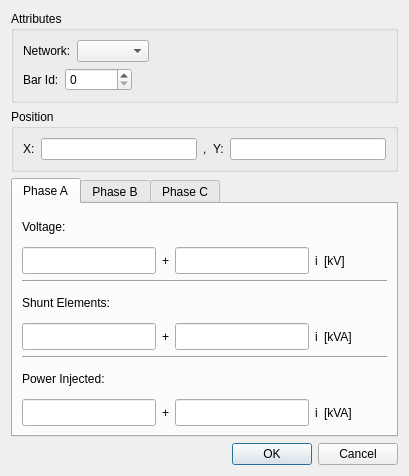
<?xml version="1.0" encoding="UTF-8"?>
<ui version="4.0">
 <class>BarProperties</class>
 <widget class="QDialog" name="BarProperties">
  <property name="geometry">
   <rect>
    <x>0</x>
    <y>0</y>
    <width>409</width>
    <height>476</height>
   </rect>
  </property>
  <property name="windowTitle">
   <string>Bar Initial Settings</string>
  </property>
  <layout class="QGridLayout" name="gridLayout">
   <item row="0" column="0">
    <widget class="QGroupBox" name="groupBox_3">
     <property name="styleSheet">
      <string notr="true"/>
     </property>
     <property name="title">
      <string>Attributes</string>
     </property>
     <layout class="QVBoxLayout" name="verticalLayout_7">
      <item>
       <layout class="QHBoxLayout" name="horizontalLayout_12">
        <item>
         <widget class="QLabel" name="label_8">
          <property name="text">
           <string>Network:</string>
          </property>
         </widget>
        </item>
        <item>
         <widget class="QComboBox" name="network"/>
        </item>
        <item>
         <spacer name="horizontalSpacer_2">
          <property name="orientation">
           <enum>Qt::Horizontal</enum>
          </property>
          <property name="sizeHint" stdset="0">
           <size>
            <width>40</width>
            <height>20</height>
           </size>
          </property>
         </spacer>
        </item>
       </layout>
      </item>
      <item>
       <layout class="QHBoxLayout" name="horizontalLayout">
        <item>
         <widget class="QLabel" name="label">
          <property name="text">
           <string>Bar Id:</string>
          </property>
         </widget>
        </item>
        <item>
         <widget class="QSpinBox" name="id">
          <property name="maximum">
           <number>100000</number>
          </property>
         </widget>
        </item>
        <item>
         <spacer name="horizontalSpacer">
          <property name="orientation">
           <enum>Qt::Horizontal</enum>
          </property>
          <property name="sizeHint" stdset="0">
           <size>
            <width>234</width>
            <height>20</height>
           </size>
          </property>
         </spacer>
        </item>
       </layout>
      </item>
     </layout>
    </widget>
   </item>
   <item row="1" column="0">
    <widget class="QGroupBox" name="groupBox_4">
     <property name="styleSheet">
      <string notr="true"/>
     </property>
     <property name="title">
      <string>Position</string>
     </property>
     <layout class="QHBoxLayout" name="horizontalLayout_11">
      <item>
       <widget class="QLabel" name="label_10">
        <property name="text">
         <string>X:</string>
        </property>
       </widget>
      </item>
      <item>
       <widget class="QLineEdit" name="px"/>
      </item>
      <item>
       <widget class="QLabel" name="label_13">
        <property name="text">
         <string>,</string>
        </property>
       </widget>
      </item>
      <item>
       <widget class="QLabel" name="label_16">
        <property name="text">
         <string>Y:</string>
        </property>
       </widget>
      </item>
      <item>
       <widget class="QLineEdit" name="py"/>
      </item>
     </layout>
    </widget>
   </item>
   <item row="3" column="0">
    <widget class="QDialogButtonBox" name="buttonBox">
     <property name="standardButtons">
      <set>QDialogButtonBox::Cancel|QDialogButtonBox::Ok</set>
     </property>
    </widget>
   </item>
   <item row="2" column="0">
    <widget class="QTabWidget" name="tabWidget">
     <property name="styleSheet">
      <string notr="true"/>
     </property>
     <property name="currentIndex">
      <number>0</number>
     </property>
     <widget class="QWidget" name="phaseA">
      <attribute name="title">
       <string>Phase A</string>
      </attribute>
      <layout class="QVBoxLayout" name="verticalLayout_6">
       <item>
        <layout class="QVBoxLayout" name="verticalLayout">
         <item>
          <widget class="QLabel" name="label_2">
           <property name="text">
            <string>Voltage:</string>
           </property>
          </widget>
         </item>
         <item>
          <layout class="QHBoxLayout" name="horizontalLayout_2">
           <item>
            <widget class="QLineEdit" name="Va">
             <property name="sizePolicy">
              <sizepolicy hsizetype="Fixed" vsizetype="Fixed">
               <horstretch>0</horstretch>
               <verstretch>0</verstretch>
              </sizepolicy>
             </property>
             <property name="minimumSize">
              <size>
               <width>134</width>
               <height>27</height>
              </size>
             </property>
             <property name="maximumSize">
              <size>
               <width>134</width>
               <height>27</height>
              </size>
             </property>
            </widget>
           </item>
           <item>
            <widget class="QLabel" name="label_5">
             <property name="text">
              <string>+</string>
             </property>
            </widget>
           </item>
           <item>
            <widget class="QLineEdit" name="Vai">
             <property name="sizePolicy">
              <sizepolicy hsizetype="Fixed" vsizetype="Fixed">
               <horstretch>0</horstretch>
               <verstretch>0</verstretch>
              </sizepolicy>
             </property>
             <property name="minimumSize">
              <size>
               <width>134</width>
               <height>27</height>
              </size>
             </property>
             <property name="maximumSize">
              <size>
               <width>134</width>
               <height>27</height>
              </size>
             </property>
            </widget>
           </item>
           <item>
            <widget class="QLabel" name="label_29">
             <property name="text">
              <string>i</string>
             </property>
            </widget>
           </item>
           <item>
            <widget class="QLabel" name="VaUn">
             <property name="text">
              <string>[kV]</string>
             </property>
            </widget>
           </item>
           <item>
            <spacer name="horizontalSpacer_3">
             <property name="orientation">
              <enum>Qt::Horizontal</enum>
             </property>
             <property name="sizeHint" stdset="0">
              <size>
               <width>40</width>
               <height>20</height>
              </size>
             </property>
            </spacer>
           </item>
          </layout>
         </item>
        </layout>
       </item>
       <item>
        <widget class="Line" name="line">
         <property name="orientation">
          <enum>Qt::Horizontal</enum>
         </property>
        </widget>
       </item>
       <item>
        <layout class="QVBoxLayout" name="verticalLayout_5">
         <item>
          <widget class="QLabel" name="label_3">
           <property name="text">
            <string>Shunt Elements:</string>
           </property>
          </widget>
         </item>
         <item>
          <layout class="QHBoxLayout" name="horizontalLayout_3">
           <item>
            <widget class="QLineEdit" name="Sha">
             <property name="sizePolicy">
              <sizepolicy hsizetype="Fixed" vsizetype="Fixed">
               <horstretch>0</horstretch>
               <verstretch>0</verstretch>
              </sizepolicy>
             </property>
             <property name="minimumSize">
              <size>
               <width>134</width>
               <height>27</height>
              </size>
             </property>
             <property name="maximumSize">
              <size>
               <width>134</width>
               <height>27</height>
              </size>
             </property>
            </widget>
           </item>
           <item>
            <widget class="QLabel" name="label_6">
             <property name="text">
              <string>+</string>
             </property>
            </widget>
           </item>
           <item>
            <widget class="QLineEdit" name="Shai">
             <property name="sizePolicy">
              <sizepolicy hsizetype="Fixed" vsizetype="Fixed">
               <horstretch>0</horstretch>
               <verstretch>0</verstretch>
              </sizepolicy>
             </property>
             <property name="minimumSize">
              <size>
               <width>134</width>
               <height>27</height>
              </size>
             </property>
             <property name="maximumSize">
              <size>
               <width>134</width>
               <height>27</height>
              </size>
             </property>
            </widget>
           </item>
           <item>
            <widget class="QLabel" name="label_30">
             <property name="text">
              <string>i</string>
             </property>
            </widget>
           </item>
           <item>
            <widget class="QLabel" name="ShaUn">
             <property name="text">
              <string>[kVA]</string>
             </property>
            </widget>
           </item>
           <item>
            <spacer name="horizontalSpacer_4">
             <property name="orientation">
              <enum>Qt::Horizontal</enum>
             </property>
             <property name="sizeHint" stdset="0">
              <size>
               <width>40</width>
               <height>20</height>
              </size>
             </property>
            </spacer>
           </item>
          </layout>
         </item>
        </layout>
       </item>
       <item>
        <widget class="Line" name="line_2">
         <property name="orientation">
          <enum>Qt::Horizontal</enum>
         </property>
        </widget>
       </item>
       <item>
        <layout class="QVBoxLayout" name="verticalLayout_3">
         <item>
          <widget class="QLabel" name="label_4">
           <property name="text">
            <string>Power Injected:</string>
           </property>
          </widget>
         </item>
         <item>
          <layout class="QHBoxLayout" name="horizontalLayout_4" stretch="0,0,0,0,0,0">
           <item>
            <widget class="QLineEdit" name="Sia">
             <property name="sizePolicy">
              <sizepolicy hsizetype="Fixed" vsizetype="Fixed">
               <horstretch>0</horstretch>
               <verstretch>0</verstretch>
              </sizepolicy>
             </property>
             <property name="minimumSize">
              <size>
               <width>134</width>
               <height>27</height>
              </size>
             </property>
             <property name="maximumSize">
              <size>
               <width>134</width>
               <height>27</height>
              </size>
             </property>
            </widget>
           </item>
           <item>
            <widget class="QLabel" name="label_7">
             <property name="enabled">
              <bool>true</bool>
             </property>
             <property name="text">
              <string>+</string>
             </property>
            </widget>
           </item>
           <item>
            <widget class="QLineEdit" name="Siai">
             <property name="sizePolicy">
              <sizepolicy hsizetype="Fixed" vsizetype="Fixed">
               <horstretch>0</horstretch>
               <verstretch>0</verstretch>
              </sizepolicy>
             </property>
             <property name="minimumSize">
              <size>
               <width>134</width>
               <height>27</height>
              </size>
             </property>
             <property name="maximumSize">
              <size>
               <width>134</width>
               <height>27</height>
              </size>
             </property>
            </widget>
           </item>
           <item>
            <widget class="QLabel" name="label_31">
             <property name="text">
              <string>i</string>
             </property>
            </widget>
           </item>
           <item>
            <widget class="QLabel" name="SiaUn">
             <property name="text">
              <string>[kVA]</string>
             </property>
            </widget>
           </item>
           <item>
            <spacer name="horizontalSpacer_5">
             <property name="orientation">
              <enum>Qt::Horizontal</enum>
             </property>
             <property name="sizeHint" stdset="0">
              <size>
               <width>40</width>
               <height>20</height>
              </size>
             </property>
            </spacer>
           </item>
          </layout>
         </item>
        </layout>
       </item>
      </layout>
     </widget>
     <widget class="QWidget" name="phaseb">
      <attribute name="title">
       <string>Phase B</string>
      </attribute>
      <layout class="QVBoxLayout" name="verticalLayout_10">
       <item>
        <layout class="QVBoxLayout" name="verticalLayout_9">
         <item>
          <widget class="QLabel" name="label_17">
           <property name="text">
            <string>Voltage:</string>
           </property>
          </widget>
         </item>
         <item>
          <layout class="QHBoxLayout" name="horizontalLayout_7">
           <item>
            <widget class="QLineEdit" name="Vb">
             <property name="sizePolicy">
              <sizepolicy hsizetype="Fixed" vsizetype="Fixed">
               <horstretch>0</horstretch>
               <verstretch>0</verstretch>
              </sizepolicy>
             </property>
             <property name="minimumSize">
              <size>
               <width>134</width>
               <height>27</height>
              </size>
             </property>
             <property name="maximumSize">
              <size>
               <width>134</width>
               <height>27</height>
              </size>
             </property>
            </widget>
           </item>
           <item>
            <widget class="QLabel" name="label_18">
             <property name="text">
              <string>+</string>
             </property>
            </widget>
           </item>
           <item>
            <widget class="QLineEdit" name="Vbi">
             <property name="sizePolicy">
              <sizepolicy hsizetype="Fixed" vsizetype="Fixed">
               <horstretch>0</horstretch>
               <verstretch>0</verstretch>
              </sizepolicy>
             </property>
             <property name="minimumSize">
              <size>
               <width>134</width>
               <height>27</height>
              </size>
             </property>
             <property name="maximumSize">
              <size>
               <width>134</width>
               <height>27</height>
              </size>
             </property>
            </widget>
           </item>
           <item>
            <widget class="QLabel" name="label_34">
             <property name="text">
              <string>i</string>
             </property>
            </widget>
           </item>
           <item>
            <widget class="QLabel" name="VbUn">
             <property name="text">
              <string>[kV]</string>
             </property>
            </widget>
           </item>
           <item>
            <spacer name="horizontalSpacer_9">
             <property name="orientation">
              <enum>Qt::Horizontal</enum>
             </property>
             <property name="sizeHint" stdset="0">
              <size>
               <width>40</width>
               <height>20</height>
              </size>
             </property>
            </spacer>
           </item>
          </layout>
         </item>
        </layout>
       </item>
       <item>
        <widget class="Line" name="line_5">
         <property name="orientation">
          <enum>Qt::Horizontal</enum>
         </property>
        </widget>
       </item>
       <item>
        <layout class="QVBoxLayout" name="verticalLayout_8">
         <item>
          <widget class="QLabel" name="label_14">
           <property name="text">
            <string>Shunt Elements:</string>
           </property>
          </widget>
         </item>
         <item>
          <layout class="QHBoxLayout" name="horizontalLayout_6">
           <item>
            <widget class="QLineEdit" name="Shb">
             <property name="sizePolicy">
              <sizepolicy hsizetype="Fixed" vsizetype="Fixed">
               <horstretch>0</horstretch>
               <verstretch>0</verstretch>
              </sizepolicy>
             </property>
             <property name="minimumSize">
              <size>
               <width>134</width>
               <height>27</height>
              </size>
             </property>
             <property name="maximumSize">
              <size>
               <width>134</width>
               <height>27</height>
              </size>
             </property>
            </widget>
           </item>
           <item>
            <widget class="QLabel" name="label_15">
             <property name="text">
              <string>+</string>
             </property>
            </widget>
           </item>
           <item>
            <widget class="QLineEdit" name="Shbi">
             <property name="sizePolicy">
              <sizepolicy hsizetype="Fixed" vsizetype="Fixed">
               <horstretch>0</horstretch>
               <verstretch>0</verstretch>
              </sizepolicy>
             </property>
             <property name="minimumSize">
              <size>
               <width>134</width>
               <height>27</height>
              </size>
             </property>
             <property name="maximumSize">
              <size>
               <width>134</width>
               <height>27</height>
              </size>
             </property>
            </widget>
           </item>
           <item>
            <widget class="QLabel" name="label_33">
             <property name="text">
              <string>i</string>
             </property>
            </widget>
           </item>
           <item>
            <widget class="QLabel" name="ShbUn">
             <property name="text">
              <string>[kVA]</string>
             </property>
            </widget>
           </item>
           <item>
            <spacer name="horizontalSpacer_7">
             <property name="orientation">
              <enum>Qt::Horizontal</enum>
             </property>
             <property name="sizeHint" stdset="0">
              <size>
               <width>40</width>
               <height>20</height>
              </size>
             </property>
            </spacer>
           </item>
          </layout>
         </item>
        </layout>
       </item>
       <item>
        <widget class="Line" name="line_6">
         <property name="orientation">
          <enum>Qt::Horizontal</enum>
         </property>
        </widget>
       </item>
       <item>
        <layout class="QVBoxLayout" name="verticalLayout_2">
         <item>
          <widget class="QLabel" name="label_11">
           <property name="text">
            <string>Power Injected:</string>
           </property>
          </widget>
         </item>
         <item>
          <layout class="QHBoxLayout" name="horizontalLayout_5" stretch="0,0,0,0,0,0">
           <item>
            <widget class="QLineEdit" name="Sib">
             <property name="sizePolicy">
              <sizepolicy hsizetype="Fixed" vsizetype="Fixed">
               <horstretch>0</horstretch>
               <verstretch>0</verstretch>
              </sizepolicy>
             </property>
             <property name="minimumSize">
              <size>
               <width>134</width>
               <height>27</height>
              </size>
             </property>
             <property name="maximumSize">
              <size>
               <width>134</width>
               <height>27</height>
              </size>
             </property>
            </widget>
           </item>
           <item>
            <widget class="QLabel" name="label_12">
             <property name="enabled">
              <bool>true</bool>
             </property>
             <property name="text">
              <string>+</string>
             </property>
            </widget>
           </item>
           <item>
            <widget class="QLineEdit" name="Sibi">
             <property name="sizePolicy">
              <sizepolicy hsizetype="Fixed" vsizetype="Fixed">
               <horstretch>0</horstretch>
               <verstretch>0</verstretch>
              </sizepolicy>
             </property>
             <property name="minimumSize">
              <size>
               <width>134</width>
               <height>27</height>
              </size>
             </property>
             <property name="maximumSize">
              <size>
               <width>134</width>
               <height>27</height>
              </size>
             </property>
            </widget>
           </item>
           <item>
            <widget class="QLabel" name="label_32">
             <property name="text">
              <string>i</string>
             </property>
            </widget>
           </item>
           <item>
            <widget class="QLabel" name="SibUn">
             <property name="text">
              <string>[kVA]</string>
             </property>
            </widget>
           </item>
           <item>
            <spacer name="horizontalSpacer_6">
             <property name="orientation">
              <enum>Qt::Horizontal</enum>
             </property>
             <property name="sizeHint" stdset="0">
              <size>
               <width>40</width>
               <height>20</height>
              </size>
             </property>
            </spacer>
           </item>
          </layout>
         </item>
        </layout>
       </item>
      </layout>
     </widget>
     <widget class="QWidget" name="phaseC">
      <attribute name="title">
       <string>Phase C</string>
      </attribute>
      <layout class="QVBoxLayout" name="verticalLayout_13">
       <item>
        <layout class="QVBoxLayout" name="verticalLayout_4">
         <item>
          <widget class="QLabel" name="label_26">
           <property name="text">
            <string>Voltage:</string>
           </property>
          </widget>
         </item>
         <item>
          <layout class="QHBoxLayout" name="horizontalLayout_10">
           <item>
            <widget class="QLineEdit" name="Vc">
             <property name="sizePolicy">
              <sizepolicy hsizetype="Fixed" vsizetype="Fixed">
               <horstretch>0</horstretch>
               <verstretch>0</verstretch>
              </sizepolicy>
             </property>
             <property name="minimumSize">
              <size>
               <width>134</width>
               <height>27</height>
              </size>
             </property>
             <property name="maximumSize">
              <size>
               <width>134</width>
               <height>27</height>
              </size>
             </property>
            </widget>
           </item>
           <item>
            <widget class="QLabel" name="label_27">
             <property name="text">
              <string>+</string>
             </property>
            </widget>
           </item>
           <item>
            <widget class="QLineEdit" name="Vci">
             <property name="sizePolicy">
              <sizepolicy hsizetype="Fixed" vsizetype="Fixed">
               <horstretch>0</horstretch>
               <verstretch>0</verstretch>
              </sizepolicy>
             </property>
             <property name="minimumSize">
              <size>
               <width>134</width>
               <height>27</height>
              </size>
             </property>
             <property name="maximumSize">
              <size>
               <width>134</width>
               <height>27</height>
              </size>
             </property>
            </widget>
           </item>
           <item>
            <widget class="QLabel" name="label_37">
             <property name="text">
              <string>i</string>
             </property>
            </widget>
           </item>
           <item>
            <widget class="QLabel" name="VcUn">
             <property name="text">
              <string>[kV]</string>
             </property>
            </widget>
           </item>
           <item>
            <spacer name="horizontalSpacer_13">
             <property name="orientation">
              <enum>Qt::Horizontal</enum>
             </property>
             <property name="sizeHint" stdset="0">
              <size>
               <width>40</width>
               <height>20</height>
              </size>
             </property>
            </spacer>
           </item>
          </layout>
         </item>
        </layout>
       </item>
       <item>
        <widget class="Line" name="line_3">
         <property name="orientation">
          <enum>Qt::Horizontal</enum>
         </property>
        </widget>
       </item>
       <item>
        <layout class="QVBoxLayout" name="verticalLayout_11">
         <item>
          <widget class="QLabel" name="label_23">
           <property name="text">
            <string>Shunt Elements:</string>
           </property>
          </widget>
         </item>
         <item>
          <layout class="QHBoxLayout" name="horizontalLayout_9">
           <item>
            <widget class="QLineEdit" name="Shc">
             <property name="sizePolicy">
              <sizepolicy hsizetype="Fixed" vsizetype="Fixed">
               <horstretch>0</horstretch>
               <verstretch>0</verstretch>
              </sizepolicy>
             </property>
             <property name="minimumSize">
              <size>
               <width>134</width>
               <height>27</height>
              </size>
             </property>
             <property name="maximumSize">
              <size>
               <width>134</width>
               <height>27</height>
              </size>
             </property>
            </widget>
           </item>
           <item>
            <widget class="QLabel" name="label_24">
             <property name="text">
              <string>+</string>
             </property>
            </widget>
           </item>
           <item>
            <widget class="QLineEdit" name="Shci">
             <property name="sizePolicy">
              <sizepolicy hsizetype="Fixed" vsizetype="Fixed">
               <horstretch>0</horstretch>
               <verstretch>0</verstretch>
              </sizepolicy>
             </property>
             <property name="minimumSize">
              <size>
               <width>134</width>
               <height>27</height>
              </size>
             </property>
             <property name="maximumSize">
              <size>
               <width>134</width>
               <height>27</height>
              </size>
             </property>
            </widget>
           </item>
           <item>
            <widget class="QLabel" name="label_36">
             <property name="text">
              <string>i</string>
             </property>
            </widget>
           </item>
           <item>
            <widget class="QLabel" name="ShcUn">
             <property name="text">
              <string>[kVA]</string>
             </property>
            </widget>
           </item>
           <item>
            <spacer name="horizontalSpacer_11">
             <property name="orientation">
              <enum>Qt::Horizontal</enum>
             </property>
             <property name="sizeHint" stdset="0">
              <size>
               <width>40</width>
               <height>20</height>
              </size>
             </property>
            </spacer>
           </item>
          </layout>
         </item>
        </layout>
       </item>
       <item>
        <widget class="Line" name="line_4">
         <property name="orientation">
          <enum>Qt::Horizontal</enum>
         </property>
        </widget>
       </item>
       <item>
        <layout class="QVBoxLayout" name="verticalLayout_12">
         <item>
          <widget class="QLabel" name="label_20">
           <property name="text">
            <string>Power Injected:</string>
           </property>
          </widget>
         </item>
         <item>
          <layout class="QHBoxLayout" name="horizontalLayout_8" stretch="0,0,0,0,0,0">
           <item>
            <widget class="QLineEdit" name="Sic">
             <property name="sizePolicy">
              <sizepolicy hsizetype="Fixed" vsizetype="Fixed">
               <horstretch>0</horstretch>
               <verstretch>0</verstretch>
              </sizepolicy>
             </property>
             <property name="minimumSize">
              <size>
               <width>134</width>
               <height>27</height>
              </size>
             </property>
             <property name="maximumSize">
              <size>
               <width>134</width>
               <height>27</height>
              </size>
             </property>
            </widget>
           </item>
           <item>
            <widget class="QLabel" name="label_21">
             <property name="enabled">
              <bool>true</bool>
             </property>
             <property name="text">
              <string>+</string>
             </property>
            </widget>
           </item>
           <item>
            <widget class="QLineEdit" name="Sici">
             <property name="sizePolicy">
              <sizepolicy hsizetype="Fixed" vsizetype="Fixed">
               <horstretch>0</horstretch>
               <verstretch>0</verstretch>
              </sizepolicy>
             </property>
             <property name="minimumSize">
              <size>
               <width>134</width>
               <height>27</height>
              </size>
             </property>
             <property name="maximumSize">
              <size>
               <width>134</width>
               <height>27</height>
              </size>
             </property>
            </widget>
           </item>
           <item>
            <widget class="QLabel" name="label_35">
             <property name="text">
              <string>i</string>
             </property>
            </widget>
           </item>
           <item>
            <widget class="QLabel" name="SicUn">
             <property name="text">
              <string>[kVA]</string>
             </property>
            </widget>
           </item>
           <item>
            <spacer name="horizontalSpacer_10">
             <property name="orientation">
              <enum>Qt::Horizontal</enum>
             </property>
             <property name="sizeHint" stdset="0">
              <size>
               <width>40</width>
               <height>20</height>
              </size>
             </property>
            </spacer>
           </item>
          </layout>
         </item>
        </layout>
       </item>
      </layout>
     </widget>
    </widget>
   </item>
  </layout>
 </widget>
 <resources/>
 <connections/>
</ui>
